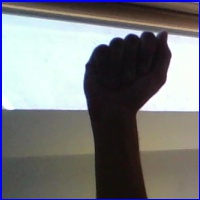
#> input picture Test Images/A_test.jpg, 200 x 200 px, given in place of the camera
$ python set_hand_hist.py
#> lines starting #> are read from the running program, lines starting #| are printed output that depends on the picture
import cv2
import numpy as np
import pickle


'''
Function to add squares to the live stream
'''
def display_squares(img):
	# Image parametes
	x_len, y_len, w_len, h_len, d = 420, 140, 10, 10, 10
	new_img = None

	# 10 rows of pixels
	for i in range(10):
		# 5 columns of pixels
		for j in range(5):

			# Precautionary new_img variable
			if np.any(new_img == None):
				new_img = img[y_len:y_len+h_len, x_len:x_len+w_len]
			else:
				new_img = np.vstack((new_img, img[y_len:y_len+h_len, x_len:x_len+w_len]))
			# display individual pixel squares
			cv2.rectangle(img, (x_len,y_len), (x_len+w_len, y_len+h_len), (0,255,0), 2)
			# move to next pixel in the row
			x_len+=w_len+d

		# reset row value
		x_len = 420
		# move to next column of pixels
		y_len += h_len +d

	# return the image with the squares
	return new_img

'''
Function that reads the live stream and detecs key presses
'''
def main():
	# live_stream parameters
	x, y, w, h = 300, 100, 300, 300

	# Flags for key presses
	captureFlag, saveFlag = False, False

	# Use webcam at VideoCapture(0)
	live_stream = cv2.VideoCapture(0)

	# Use webcam at VideoCapture(1) if webcam at VideoCapture(0) isn't working
	#live_stream = cv2.VideoCapture(1)

	# Loop for real-time video feed
	while True:

		# Read individual frames
		img = live_stream.read()[1]
#> img is the input picture: shape (200, 200, 3); mean B, G, R 123.9, 121.8, 120.8
		img = cv2.flip(img, 1)
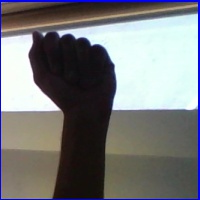
#> img: shape (200, 200, 3); mean B, G, R 123.9, 121.8, 120.8

		# Convert the BGR image to HSV (Hue Saturation Value)
		hsv = cv2.cvtColor(img, cv2.COLOR_BGR2HSV)
#> hsv: shape (200, 200, 3); mean H, S, V 67.8, 54.5, 134.1

		# variable to detect key presses
		keypress = cv2.waitKey(1)
#> (key Esc is pressed here)

		# When 'c' is pressed
		if keypress == ord('c'):
			# Get HSV of the image
			hsvCrop = cv2.cvtColor(img, cv2.COLOR_BGR2HSV)
			# set capture flag to true
			captureFlag = True
			# Plot histogram using HSV
			histogram = cv2.calcHist([hsvCrop], [0, 1], None, [180, 256], [0, 180, 0, 256])
			cv2.normalize(histogram, histogram, 0, 255, cv2.NORM_MINMAX)

		# When 's' is pressed
		elif keypress == ord('s'):
			# set the save flag to true
			saveFlag = True
			# Stop waiting for more key presses
			break

		# if captureFlag is HIGH
		if captureFlag:
			# Create a back projection
			dst = cv2.calcBackProject([hsv], [0, 1], histogram, [0, 180, 0, 256], 1)
			disc = cv2.getStructuringElement(cv2.MORPH_ELLIPSE,(10,10))
			cv2.filter2D(dst,-1,disc,dst)
			# Apply blur functions
			blur = cv2.GaussianBlur(dst, (11,11), 0)
			blur = cv2.medianBlur(blur, 15)
			# Get threshold values
			ret,thresh = cv2.threshold(blur,0,255,cv2.THRESH_BINARY+cv2.THRESH_OTSU)
			# Merge if value is above threshold
			thresh = cv2.merge((thresh,thresh,thresh))
			res = cv2.bitwise_and(img,thresh)
			# Display the Thresholded image
			cv2.imshow("Threshold", thresh)

		# When the saveFlag is LOW
		if not saveFlag:
			# Continue showing the 50 pixel squares
			imgCrop = display_squares(img)
#> after the loop in display_squares, `for i in range(10):`: new_img = empty array; y_len = 340
#> imgCrop = empty array
		# Display the live feed with the histogram
		cv2.imshow("Hand Histogram", img)

	# Stop using camers
	live_stream.release()
	# Destroy windows created by OpenCV
	cv2.destroyAllWindows()

	# Save the histogram as a pickle
	with open("hist", "wb") as f:
		pickle.dump(histogram, f)


if (__name__ == "__main__"):
    main()

$ run again, on Test Images/B_test.jpg
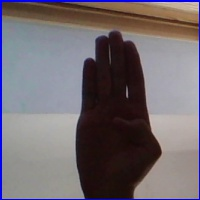
#> input picture Test Images/B_test.jpg, 200 x 200 px, given in place of the camera
#> in main, img is the input picture: shape (200, 200, 3); mean B, G, R 111.8, 106.2, 114
#> in main, `img = cv2.flip(img, 1)`:
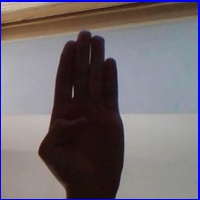
#> img: shape (200, 200, 3); mean B, G, R 111.8, 106.2, 114
#> hsv: shape (200, 200, 3); mean H, S, V 67.7, 69.4, 124.9
#> after the loop in display_squares, `for i in range(10):`: new_img = empty array; y_len = 340
#> imgCrop = empty array

$ run again, on Test Images/C_test.jpg
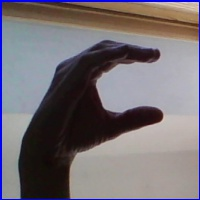
#> input picture Test Images/C_test.jpg, 200 x 200 px, given in place of the camera
#> in main, img is the input picture: shape (200, 200, 3); mean B, G, R 117.1, 111.6, 118
#> in main, `img = cv2.flip(img, 1)`:
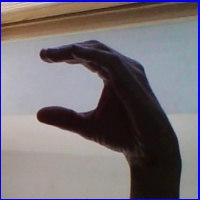
#> img: shape (200, 200, 3); mean B, G, R 117.1, 111.6, 118
#> hsv: shape (200, 200, 3); mean H, S, V 68.9, 61.3, 129.4
#> after the loop in display_squares, `for i in range(10):`: new_img = empty array; y_len = 340
#> imgCrop = empty array
